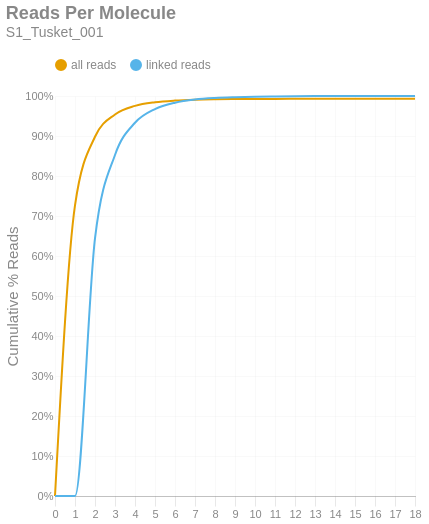

Write notebook code for a chart like this one.
### Markdown cell above
### Reads per Molecule
This chart shows the cumulative distribution of the number of reads per linked molecule. That is, how many alignments are associated with a unique molecule. This excludes the number of reads associated with invalid or absent linked-read barcodes. The `linked` histogram is the percentages recalculated when disregarding singletons.

### Code cell
if SKIPLR:
    print_html(f"Skipped")
else:
    counts = np.bincount(valids['reads'].cast(pl.Int64).to_numpy())
    weighted = counts * np.arange(len(counts))
    all_perc = weighted / n_reads
    linked_perc = weighted / n_linked_reads
    linked_perc[1] = 0
    binned_df = pl.DataFrame({
        'readsper': list(range(len(counts))),
        'all reads (cumsum)': np.cumsum(all_perc).tolist(),
        'linked reads (cumsum)': np.cumsum(linked_perc).tolist(),
    })

    with SafeRender(binned_df):
        (
            density_plot(binned_df, 'Reads Per Molecule', samplename, 'readspmol')
            .encode(
                x=alt.X('readsper:O', title=None).axis(labelAngle=0).scale(padding=0),
                y=alt.Y('value:Q', title='Cumulative % Reads').axis(format='%').stack(False),
                color=alt.Color("key:N").scale(domain=["all reads", "linked reads"]),
                tooltip=[
                    alt.Tooltip("key:N", title="Data Type"),
                    alt.Tooltip("readsper:O", title="Reads Per Molecule"),
                    alt.Tooltip("value:Q", format=".2%", title="% Reads (Cum.)")
                ]            
            )
        ).display()

### Figure 1 — Vega-Lite specification as saved in the notebook (floating-point values rounded to 4 significant figures)
{"width": "container", "height": 400, "config": {"title": {"anchor": "start", "dy": -15, "fontSize": 18, "color": "#888888", "subtitleColor": "#888888", "subtitleFontSize": 14}, "arc": {"fill": "#0072B2"}, "axis": {"domainColor": "#888888", "domainWidth": 0.5, "gridWidth": 0.2, "grid": false, "titleFontWeight": 400, "titleFontSize": 15, "labelFontSize": 11, "labelColor": "#888888", "tickColor": "#888888", "tickWidth": 0.2, "titleColor": "#888888"}, "axisBand": {"grid": false}, "axisX": {"grid": true, "tickSize": 10, "domainCap": "round"}, "axisY": {"domain": false, "grid": true, "tickSize": 0, "domainCap": "round"}, "background": "transparent", "header": {"labelFontSize": 15, "labelColor": "#888888", "titleFontSize": 15, "titleFontWeight": 600, "titleColor": "#888888"}, "legend": {"labelFont": "sans-serif", "labelFontSize": 12, "labelColor": "#888888", "symbolSize": 100, "symbolType": "circle", "titleFontSize": 12, "titlePadding": 10, "titleColor": "#888888", "title": null, "orient": "top"}, "range": {"category": ["#E69F00", "#56B4E9", "#009E73", "#F0E442", "#0072B2", "#D55E00", "#CC79A7", "#000000"], "diverging": ["#cfe8f3", "#a2d4ec", "#73bfe2", "#46abdb", "#1696d2", "#12719e"]}, "area": {"fill": "#0072B2", "fillOpacity": 0.7, "line": true, "strokeOpacity": 0.7}, "line": {"color": "#0072B2", "stroke": "#0072B2", "strokeWidth": 2}, "trail": {"color": "#0072B2", "stroke": "#0072B2", "strokeWidth": 0, "size": 1}, "point": {"filled": true, "fillOpacity": 1.0, "size": 95}, "text": {"color": "#888888", "fontSize": 11, "align": "right", "fontWeight": 400, "size": 11}, "bar": {"fill": "#0072B2", "stroke": null}, "view": {"stroke": null, "continuousWidth": 660, "continuousHeight": 400}}, "data": {"name": "data-91dac58ec380f4c22e5b94a0223419ad"}, "mark": {"type": "line", "interpolate": "monotone", "point": {"opacity": 0, "size": 275}}, "encoding": {"color": {"field": "key", "scale": {"domain": ["all reads", "linked reads"]}, "type": "nominal"}, "tooltip": [{"field": "key", "title": "Data Type", "type": "nominal"}, {"field": "readsper", "title": "Reads Per Molecule", "type": "ordinal"}, {"field": "value", "format": ".2%", "title": "% Reads (Cum.)", "type": "quantitative"}], "x": {"axis": {"labelAngle": 0}, "field": "readsper", "scale": {"padding": 0}, "title": null, "type": "ordinal"}, "y": {"axis": {"format": "%"}, "field": "value", "stack": false, "title": "Cumulative % Reads", "type": "quantitative"}}, "params": [{"name": "param_c36ac31b6afebe62", "select": {"type": "point", "fields": ["key"]}, "bind": "legend"}], "title": {"text": "Reads Per Molecule", "subtitle": "S1_Tusket_001"}, "transform": [{"fold": ["all reads (cumsum)", "linked reads (cumsum)"]}, {"calculate": "replace(datum.key, ' (cumsum)', '')", "as": "key"}, {"filter": {"param": "param_c36ac31b6afebe62"}}], "usermeta": {"embedOptions": {"downloadFileName": "S1_Tusket_001.readspmol"}}, "$schema": "https://vega.github.io/schema/vega-lite/v6.1.0.json", "datasets": {"data-91dac58ec380f4c22e5b94a0223419ad": [{"readsper": 0, "all reads (cumsum)": 0.0, "linked reads (cumsum)": 0.0}, {"readsper": 1, "all reads (cumsum)": 0.7267, "linked reads (cumsum)": 0.0}, {"readsper": 2, "all reads (cumsum)": 0.8982, "linked reads (cumsum)": 0.6439}, {"readsper": 3, "all reads (cumsum)": 0.9538, "linked reads (cumsum)": 0.8526}, {"readsper": 4, "all reads (cumsum)": 0.9752, "linked reads (cumsum)": 0.9331}, {"readsper": 5, "all reads (cumsum)": 0.9844, "linked reads (cumsum)": 0.9674}, {"readsper": 6, "all reads (cumsum)": 0.9886, "linked reads (cumsum)": 0.9834}, {"readsper": 7, "all reads (cumsum)": 0.9907, "linked reads (cumsum)": 0.9913}, {"readsper": 8, "all reads (cumsum)": 0.9918, "linked reads (cumsum)": 0.9951}, {"readsper": 9, "all reads (cumsum)": 0.9923, "linked reads (cumsum)": 0.9971}, {"readsper": 10, "all reads (cumsum)": 0.9926, "linked reads (cumsum)": 0.9984}, {"readsper": 11, "all reads (cumsum)": 0.9928, "linked reads (cumsum)": 0.9991}, {"readsper": 12, "all reads (cumsum)": 0.9929, "linked reads (cumsum)": 0.9995}, {"readsper": 13, "all reads (cumsum)": 0.993, "linked reads (cumsum)": 0.9997}, {"readsper": 14, "all reads (cumsum)": 0.993, "linked reads (cumsum)": 0.9998}, {"readsper": 15, "all reads (cumsum)": 0.993, "linked reads (cumsum)": 0.9999}, {"readsper": 16, "all reads (cumsum)": 0.993, "linked reads (cumsum)": 0.9999}, {"readsper": 17, "all reads (cumsum)": 0.993, "linked reads (cumsum)": 1.0}, {"readsper": 18, "all reads (cumsum)": 0.9931, "linked reads (cumsum)": 1.0}]}}
